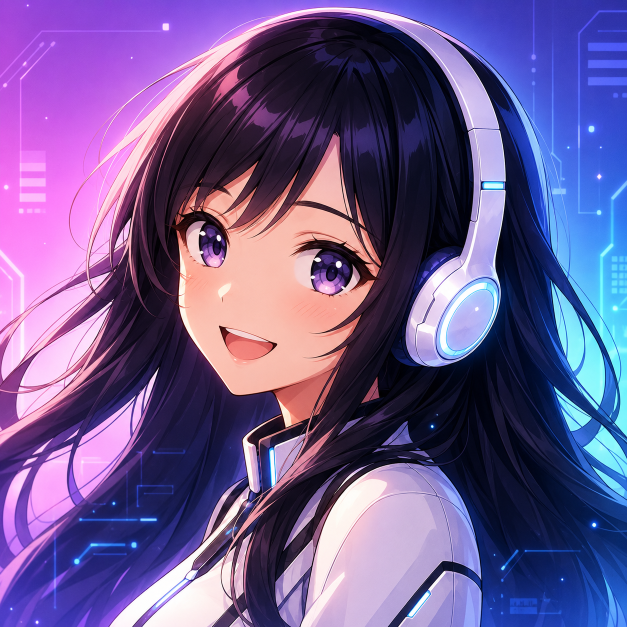
#> input picture assets/hermes_profile.png, 1254 x 1254 px (shown at 1/2 size)
$ python -i 05_pack.py   (imports and definitions only)
#> lines starting #> are read from the running program, lines starting #| are printed output that depends on the picture
"""Step 5: MaxRects-pack the normalized frames into atlas pages and write
assets/habitat/atlas/{<page>@1x.webp,@2x.webp,.png, atlas.json} per
docs/habitat/CONTRACT.md section 4.

Pages: trinity-core (CORE list + locomotion), trinity-ext (other Trinity
anims), fx (fx_*), ui (ui_*, obj_*, portrait_*). 2px padding with 1px edge
extrusion at @1x (x2 at @2x). Budgets: all WebP < 1.5 MB, trinity-core@2x
< 700 KB; WebP quality is stepped down until both hold.
"""
import argparse, base64, io, json, math
import numpy as np
from PIL import Image
from common import *

MAX = 2048
PAD = 2
BUDGET_TOTAL = 1.5 * 1024 * 1024
BUDGET_CORE2X = 700 * 1024
ALPHA_Q = 40

CORE_EXTRA = ["sit", "happy", "sleep", "wake_up", "love", "wave", "surprised", "angry", "confused", "listen",
              "land", "hurt", "knockdown", "recover", "teleport_in", "teleport_out", "shield", "ear_wiggle",
              "headphone_adjust", "hack", "scan", "charging", "low_battery"]
LOCOMOTION = ["idle_F", "idle_B", "idle_L", "idle_R", "walk_F", "walk_B", "walk_L", "walk_R",
              "run_F", "run_B", "run_L", "run_R", "jump", "fall", "land", "turn"]
PAGES = ["trinity-core", "trinity-ext", "fx", "ui"]
# AI in-betweens from 035_interpolate (lazily loaded by the client)
SMOOTH_PAGES = ["trinity-smooth-core", "trinity-smooth-ext"]
BUDGET_SMOOTH_1X = 1.6 * 1024 * 1024
BUDGET_SMOOTH_2X = 3.5 * 1024 * 1024


# [5 lines left out: function page_of, not called in this run]


# ---------------------------------------------------------------- MaxRects
class MaxRects:
    """MaxRects bin packer, best-short-side-fit, no rotation."""

    def __init__(self, w, h):
        self.w, self.h = w, h
        self.free = [(0, 0, w, h)]

    # [75 lines left out: functions insert, _split, pack, extrude, hit_mask, not called in this run]


def smooth_fill(arr):
    """Replace RGB under alpha==0 with a smooth push-pull extension of the
    visible colours: cheap for the encoder and no dark/black bleed into
    soft edges through chroma subsampling."""
    import cv2
    a = arr[..., 3].astype(np.float32) / 255.0
    c = arr[..., :3].astype(np.float32) * a[..., None]
    w = a.copy()
    levels = []
    while min(w.shape) > 4:
        levels.append((c, w))
        size = (max(1, w.shape[1] // 2), max(1, w.shape[0] // 2))
        c = cv2.resize(c, size, interpolation=cv2.INTER_AREA)
        w = cv2.resize(w, size, interpolation=cv2.INTER_AREA)
    col = c / np.maximum(w[..., None], 1e-6)
    for c0, w0 in reversed(levels):
        up = cv2.resize(col, (c0.shape[1], c0.shape[0]), interpolation=cv2.INTER_LINEAR)
        cur = c0 / np.maximum(w0[..., None], 1e-6)
        k = np.clip(w0 * 4, 0, 1)[..., None]
        col = cur * k + up * (1 - k)
    out = arr.copy()
    hole = arr[..., 3] == 0
    out[hole, :3] = np.clip(col[hole], 0, 255).astype(np.uint8)
    return out


# [187 lines left out: functions webp_bytes, place_page, pack_smooth, main, not called in this run]


# [2 lines not run here, left out]

>>> import cv2
>>> picture = cv2.imread('../../assets/hermes_profile.png', cv2.IMREAD_GRAYSCALE)
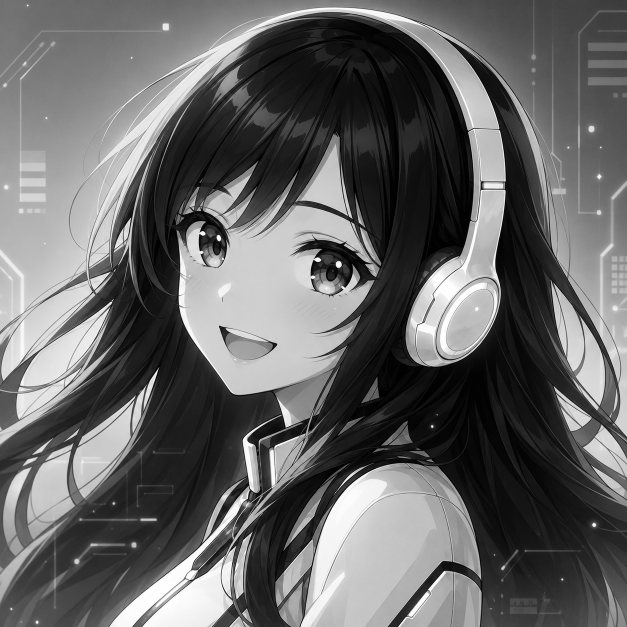
#> picture: shape (1254, 1254) (shown at 1/2 size); min 0, max 255, mean 101.8
>>> result = smooth_fill(picture)
#> in smooth_fill, `a = arr[..., 3].astype(np.float32) / 255.0`: a = 1254 values, max 0.918 at index 507, min 0.157 at index 923, mean 0.524
#> in smooth_fill, `c = arr[..., :3].astype(np.float32) * a[..., None]`: c = 1254 rows, first 8: [49.63, 50.51, 50.07], [49.63, 49.19, 49.19], [50.52, 49.19, 49.63], [48.32, 48.75, 48.75], [47.88, 48.75, 48.75], [49.63, 48.75, 49.19], [50.52, 49.63, 50.52], [49.19, 49.19, 48.75]
#> in smooth_fill, `w = a.copy()`: w has the same summary as a
#> after the loop in smooth_fill, `while min(w.shape) > 4:`: levels = 1 item
#> (the run stopped early here; a loop or call above may not have finished)

$ run again, on assets/img/plantlife-1200.webp
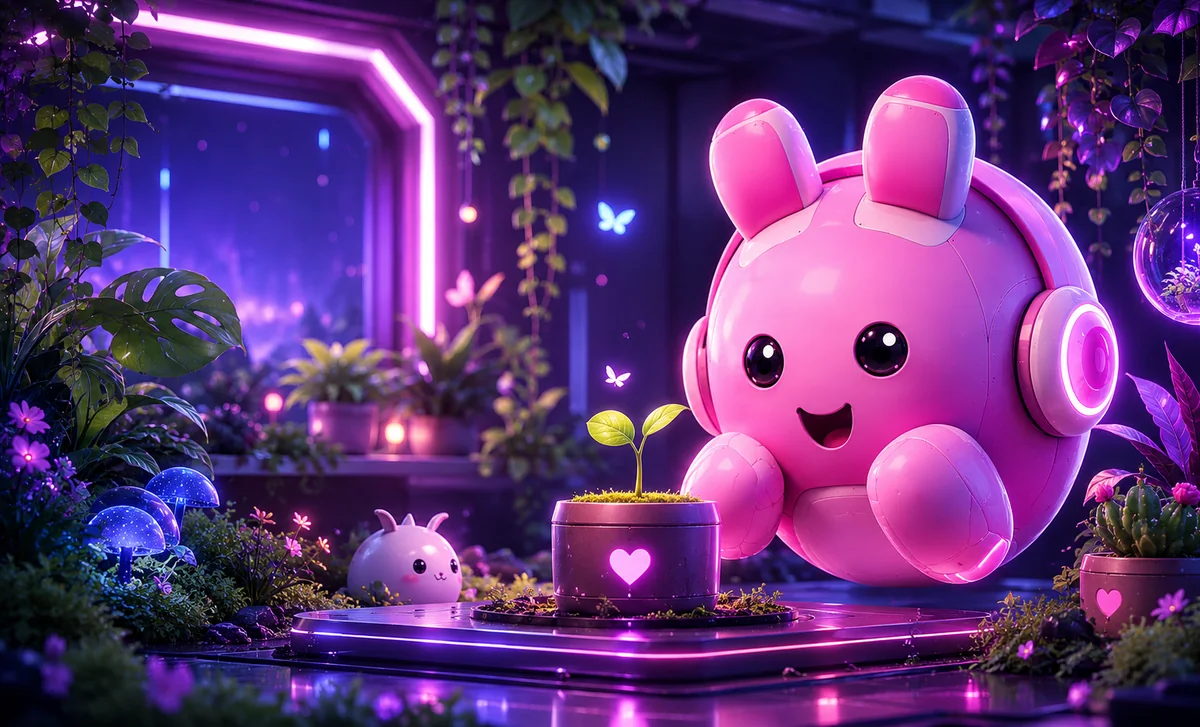
#> input picture assets/img/plantlife-1200.webp, 1200 x 727 px
#> `picture = cv2.imread('../../assets/hermes_profile.png', cv2.IMREAD_GRA..`:
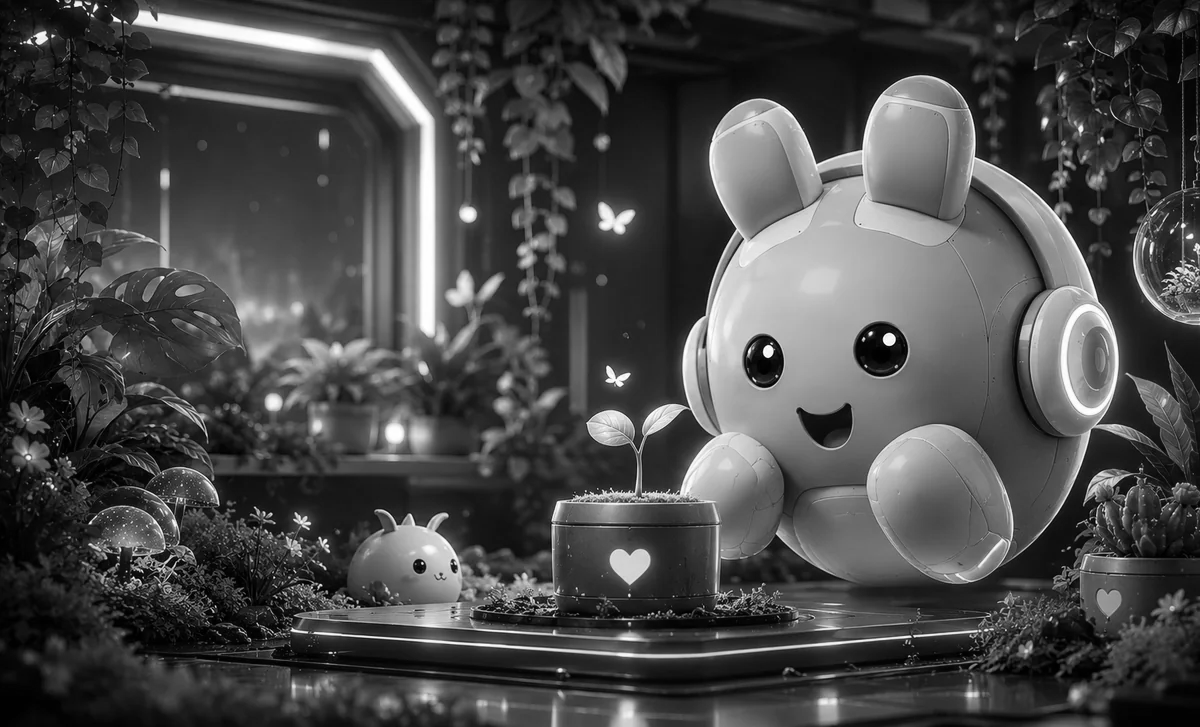
#> picture: shape (727, 1200); min 0, max 255, mean 72.2
#> a = 727 values, max 0.451 at index 280, min 0 at index 526, mean 0.0708
#> c = 727 rows, first 8: [0.612, 0.612, 0.612], [0.475, 0.475, 0.475], [0.282, 0.282, 0.318], [0.165, 0.165, 0.192], [0.165, 0.165, 0.192], [0.137, 0.137, 0.192], [0.165, 0.165, 0.192], [0.165, 0.165, 0.192]
#> w has the same summary as a
#> after the loop in smooth_fill, `while min(w.shape) > 4:`: levels = 1 item
